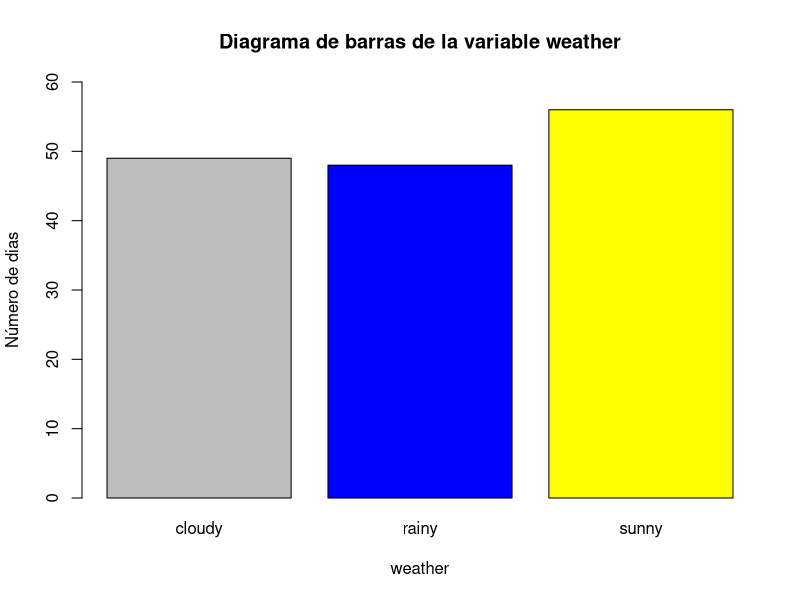
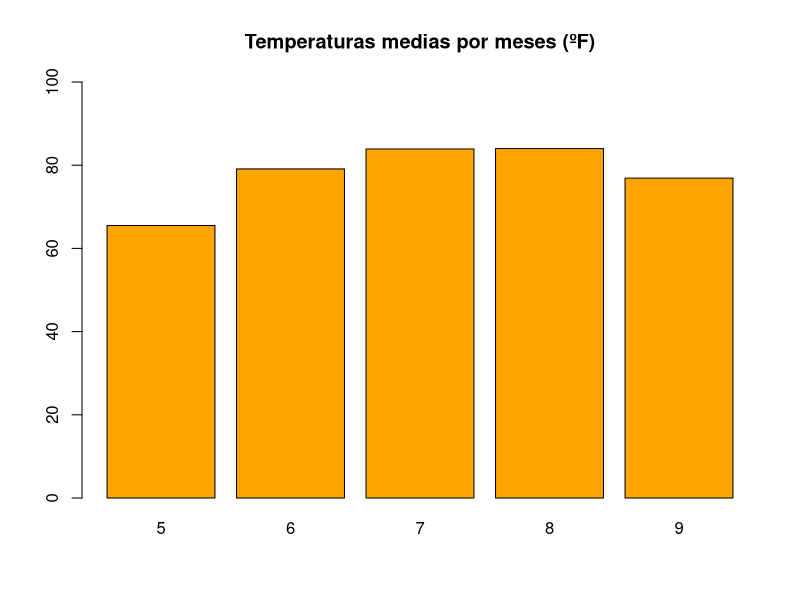
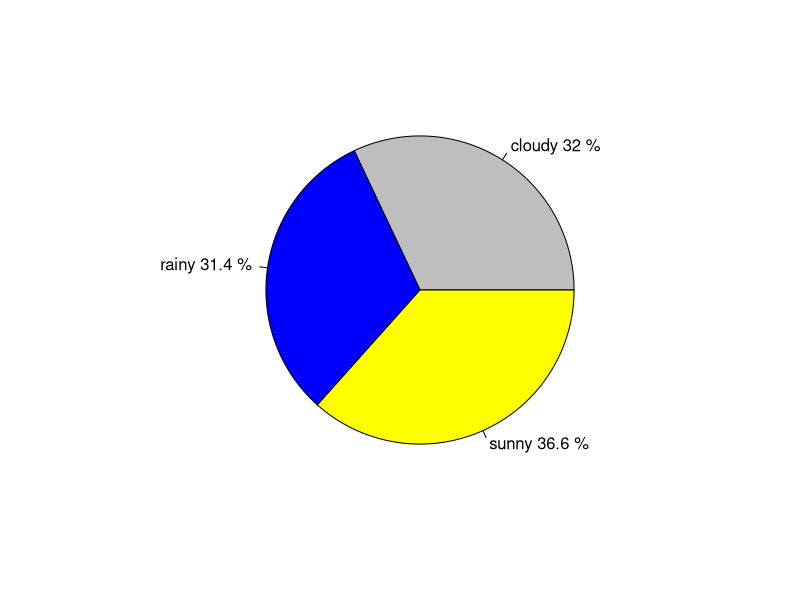
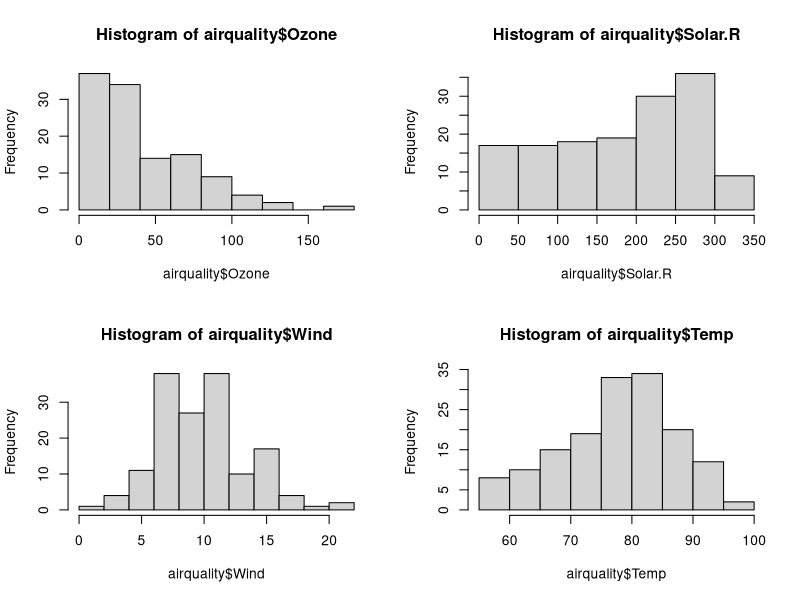

The R script that drew these images, in order: (Note: this script raises an error after producing the figures.)
# carga de los datos a procesar
data("airquality")
print("Dimensiones de la tabla de datos")
print(dim(airquality))

# nombres de las variables
print('Variables')
print(names(airquality))

# creacion de una varable cualitativa y la añadimos a la tabla de datos
# el repart es aleatorio
weather<-sample(c("sunny","rainy","cloudy"),size=153,replace = T)

# lo añadimos a la tabla
airquality<-cbind(airquality,weather)

# pasamos la vaiable a factor
airquality$Month<-factor(airquality$Month)

print('Resumen de estadísticos de las primeras cuatro columnas')
print(summary(airquality[,1:4]))

print('Con la funcion fivenum')
print(fivenum(airquality$Ozone))

# medias de las cuatro primeras variables 
print('Medias de las primeras cuatro variables')
print(sapply(airquality[,1:4],FUN=mean,na.rm=T))

# desviaciones típicas  de las cuatro primeras variables 
print('Desviaciones típicas de las primeras cuatro variables')
print(sapply(airquality[,1:4],FUN=sd,na.rm=T))

# generacion de cuantiles de la variables Ozone

print('Mediana')
print(median(airquality$Ozone,na.rm=T))

print('Quantiles')
print(quantile(airquality$Ozone,probs = seq(0.05,0.95,0.10),na.rm = T))

# tablas de frecuencias de algunas variables 

# frecuencias absolutas
weather.frec.abs<-table(airquality$weather)
print('Frecuencias absolutas de la variable weather')
print(weather.frec.abs)

# tabla de frecuencias relativas
weather.frec.rel<-prop.table(weather.frec.abs)
print('Tabla de frecueancias relativas')
print(weather.frec.rel)


# calculo de la moda
moda.weather<-weather.frec.abs[which.max(weather.frec.abs)]
print('calculo de la moda')
print(moda.weather)

print('Valor más repetido')
print(names(moda.weather))


# graficos descriptivos

# representacion de la variable weather con un grafico de barras con las frecuencias 
# absolutas de se han calculado antes

barplot(weather.frec.abs,col = c('grey','blue','yellow'),xlab="weather",ylab="Número de dias",ylim=c(0,60))
title(main="Diagrama de barras de la variable weather")


# temperatura media de cada mes y representacion en un diagrama de barras
Temp.medias.meses<-tapply(X=airquality$Temp , INDEX=airquality$Month, FUN=mean)
Temp.medias.meses<-round(Temp.medias.meses,1)
print(Temp.medias.meses)
barplot(Temp.medias.meses,ylim=c(0,100),col = "orange")
title("Temperaturas medias por meses (ºF)")


# diagramas de sectores

etiquetas<-paste(names(weather.frec.rel),round(weather.frec.rel*100,1),"%")
print(etiquetas)
pie(weather.frec.rel,labels=etiquetas,col=c("grey","blue","yellow"))


# Histogramas

par(mfrow=c(2,2))
hist(airquality$Ozone)
hist(airquality$Solar.R)
hist(airquality$Wind)
hist(airquality$Temp)

# Calculo de los coefi ientes de asimetria
coeficientes<-sapply(X=airquality[,1:4], skewness,na.rm=T)
print("Coeficientes de asimetría")
print(coeficientes)




